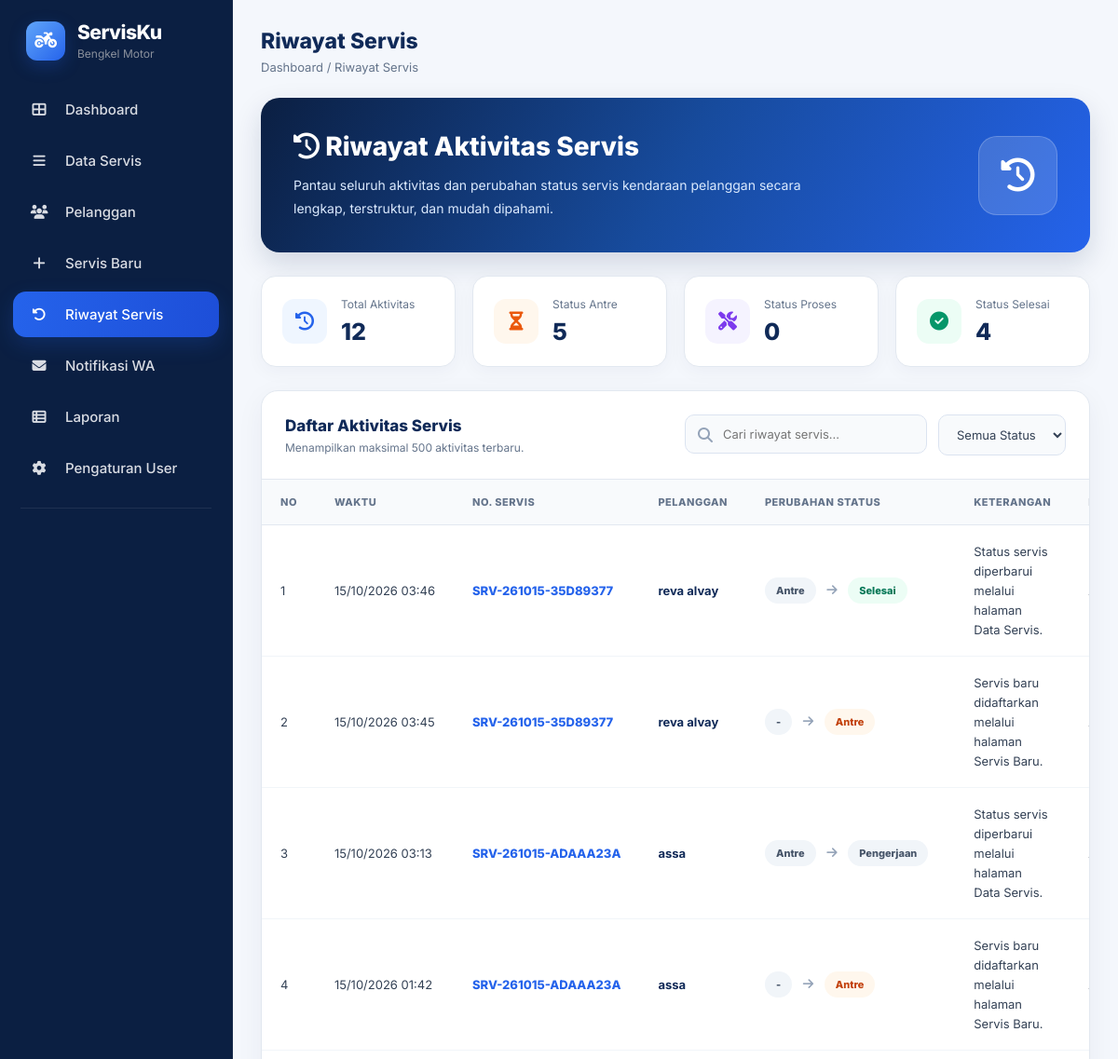
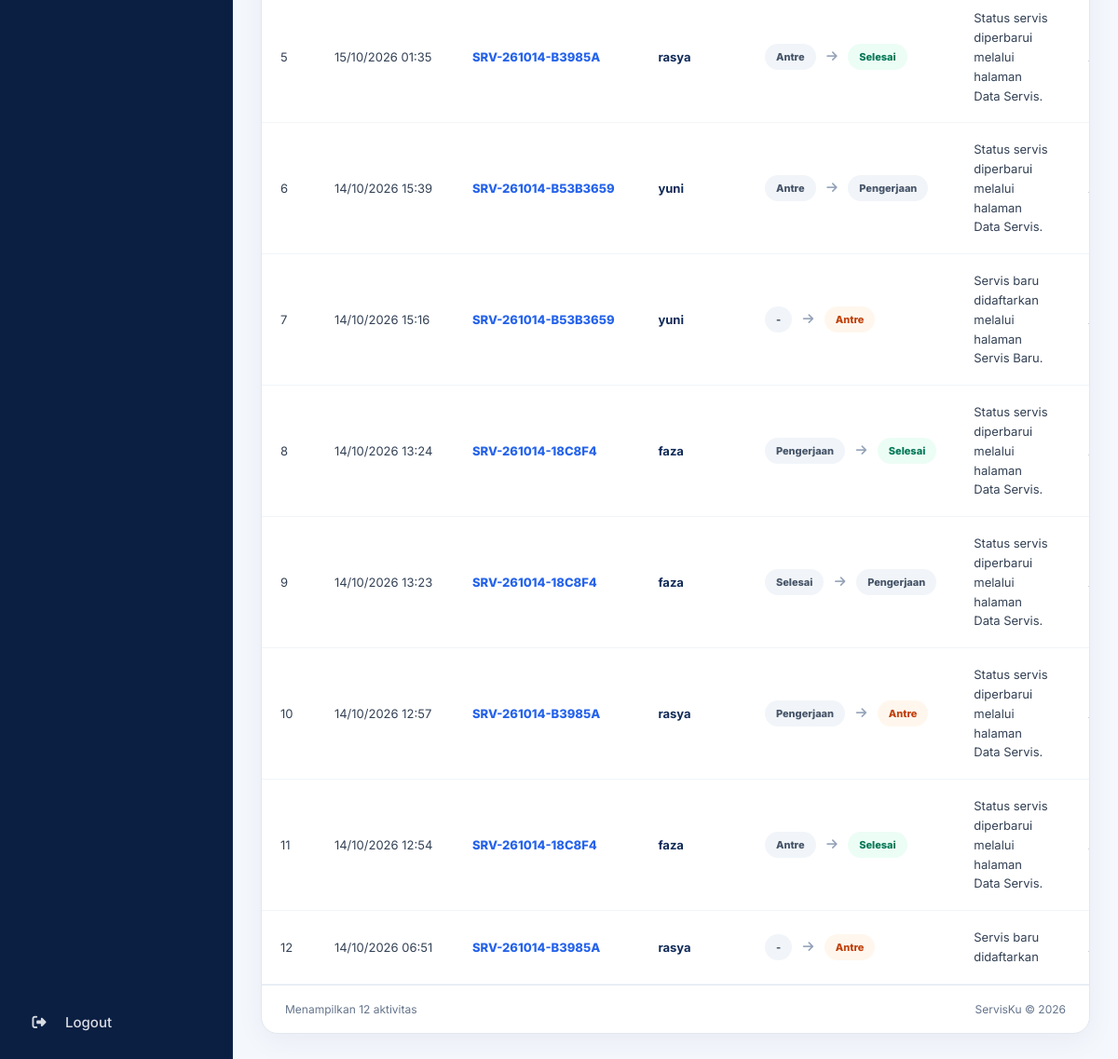
Screenshot of /riwayat_servis.php with the database file from the repository (2 pictures, top to bottom).
### tables this page shows
CREATE TABLE `riwayat_servis` (
  `id` int(11) NOT NULL,
  `id_servis` int(11) NOT NULL,
  `status_sebelumnya` enum('Antre','Pengerjaan','Selesai') DEFAULT NULL,
  `status_baru` enum('Antre','Pengerjaan','Selesai') DEFAULT NULL,
  `estimasi_sebelumnya` datetime DEFAULT NULL,
  `estimasi_baru` datetime DEFAULT NULL,
  `keterangan` text DEFAULT NULL,
  `dibuat_oleh` int(11) DEFAULT NULL,
  `created_at` timestamp NOT NULL DEFAULT current_timestamp()
);

CREATE TABLE `servis` (
  `id` int(11) NOT NULL,
  `nomor_servis` varchar(30) NOT NULL,
  `nama_pelanggan` varchar(100) NOT NULL,
  `telepon` varchar(20) NOT NULL,
  `nomor_polisi` varchar(20) NOT NULL,
  `jenis_motor` varchar(100) NOT NULL,
  `keluhan` text NOT NULL,
  `status` enum('Antre','Pengerjaan','Selesai') NOT NULL DEFAULT 'Antre',
  `estimasi_selesai` datetime DEFAULT NULL,
  `selesai_pada` datetime DEFAULT NULL,
  `catatan_petugas` text DEFAULT NULL,
  `alasan_keterlambatan` text DEFAULT NULL,
  `created_at` timestamp NOT NULL DEFAULT current_timestamp(),
  `updated_at` timestamp NOT NULL DEFAULT current_timestamp() ON UPDATE current_timestamp(),
  `id_pelanggan` int(11) DEFAULT NULL
);

### riwayat_servis.php (the view, shortened to what this page needs)
<?php
$fileKoneksi = [
    __DIR__ . '/includes/koneksi.php',
    __DIR__ . '/koneksi.php',
    __DIR__ . '/config.php',
    __DIR__ . '/config/koneksi.php'
];
$pdo = null;
$koneksiDitemukan = false;
foreach ($fileKoneksi as $file) {
    if (is_file($file)) {
        if (isset($pdo) && $pdo instanceof PDO) {
            $koneksiDitemukan = true;
            break;
        }
    }
}
$errorDatabase = '';
function svEsc($value)
{
    return htmlspecialchars(
        (string) ($value ?? ''),
        ENT_QUOTES,
        'UTF-8'
    );
}
$rows = [];
if ($koneksiDitemukan) {
    try {
        $sql = "
            SELECT
                r.*,
                s.nomor_servis,
                s.nama_pelanggan,
                u.nama AS petugas
            FROM riwayat_servis r
            INNER JOIN servis s
                ON s.id = r.id_servis
            LEFT JOIN users u
                ON u.id = r.dibuat_oleh
            ORDER BY
                r.created_at DESC,
                r.id DESC
            LIMIT 500
        ";
        $stmt = $pdo->prepare($sql);
        $stmt->execute();
        $rows = $stmt->fetchAll(PDO::FETCH_ASSOC);
    } catch (PDOException $e) {
        $errorDatabase = 'Gagal mengambil data riwayat servis. Periksa struktur tabel database.';
    }
}
$totalRiwayat = count($rows);
$totalAntre = 0;
$totalProses = 0;
$totalSelesai = 0;
foreach ($rows as $row) {
    $status = strtolower(trim($row['status_baru'] ?? ''));
    if ($status === 'antre') {
        $totalAntre++;
    }
    if ($status === 'selesai') {
        $totalSelesai++;
    }
}
function svTanggal($tanggal)
{
    $timestamp = strtotime($tanggal);
    return date('d/m/Y H:i', $timestamp);
}
function svStatusClass($status)
{
    $status = strtolower(trim((string) $status));
    switch ($status) {
        case 'antre':
            return 'status-antre';
        case 'selesai':
            return 'status-selesai';
        default:
            return 'status-default';
    }
}
?>
<!DOCTYPE html>
<html lang="id">
<head>
    <link
        rel="stylesheet"
        href="https://cdnjs.cloudflare.com/ajax/libs/font-awesome/6.5.2/css/all.min.css"
    >
</head>
<body>
    <?php require_once __DIR__ . '/includes/sidebar.php'; ?>
    <main class="main-content">
        <div class="page-container">
            <div class="topbar">
                <div class="topbar-left">
                    <div>
                        <h2>Riwayat Servis</h2>
                        <p>Dashboard / Riwayat Servis</p>
                    </div>
                </div>
            </div>
            <div class="hero">
                <div>
                    <h1>
                        <i class="fa-solid fa-clock-rotate-left"></i>
                        Riwayat Aktivitas Servis
                    </h1>
                    <p>
                        Pantau seluruh aktivitas dan perubahan status
                        servis kendaraan pelanggan secara lengkap,
                        terstruktur, dan mudah dipahami.
                    </p>
                </div>
                <div class="hero-icon">
                    <i class="fa-solid fa-clock-rotate-left"></i>
                </div>
            </div>
            <div class="stats-grid">
                <div class="stat-card">
                    <div class="stat-icon stat-blue">
                        <i class="fa-solid fa-clock-rotate-left"></i>
                    </div>
                    <div class="stat-info">
                        <p>Total Aktivitas</p>
                        <h3><?= number_format($totalRiwayat) ?></h3>
                    </div>
                </div>
                <div class="stat-card">
                    <div class="stat-icon stat-orange">
                        <i class="fa-solid fa-hourglass-half"></i>
                    </div>
                    <div class="stat-info">
                        <p>Status Antre</p>
                        <h3><?= number_format($totalAntre) ?></h3>
                    </div>
                </div>
                <div class="stat-card">
                    <div class="stat-icon stat-purple">
                        <i class="fa-solid fa-screwdriver-wrench"></i>
                    </div>
                    <div class="stat-info">
                        <p>Status Proses</p>
                        <h3><?= number_format($totalProses) ?></h3>
                    </div>
                </div>
                <div class="stat-card">
                    <div class="stat-icon stat-green">
                        <i class="fa-solid fa-circle-check"></i>
                    </div>
                    <div class="stat-info">
                        <p>Status Selesai</p>
                        <h3><?= number_format($totalSelesai) ?></h3>
                    </div>
                </div>
            </div>
            <div class="card">
                <div class="card-header">
                    <div>
                        <h3>Daftar Aktivitas Servis</h3>
                        <p>Menampilkan maksimal 500 aktivitas terbaru.</p>
                    </div>
                    <div class="filter-box">
                        <div class="search-box">
                            <i class="fa-solid fa-magnifying-glass"></i>
                            <input
                                type="text"
                                id="searchRiwayat"
                                placeholder="Cari riwayat servis..."
                                aria-label="Cari riwayat servis"
                            >
                        </div>
                        <select id="filterStatus" aria-label="Filter status">
                            <option value="">Semua Status</option>
                        </select>
                    </div>
                </div>
                <?php if ($errorDatabase !== ''): ?>
                    <div class="empty-state">
                        <i class="fa-solid fa-triangle-exclamation"></i>
                        <h3>Terjadi Kesalahan</h3>
                        <p><?= svEsc($errorDatabase) ?></p>
                    </div>
                <?php else: ?>
                    <div class="table-wrapper">
                        <table id="tabelRiwayat">
                            <thead>
                                <tr>
                                    <th>No</th>
                                    <th>Waktu</th>
                                    <th>No. Servis</th>
                                    <th>Pelanggan</th>
                                    <th>Perubahan Status</th>
                                    <th>Keterangan</th>
                                    <th>Petugas</th>
                                </tr>
                            </thead>
                            <tbody>
                                <?php foreach ($rows as $index => $r): ?>
                                    <?php
                                        $statusBaru = $r['status_baru'] ?? '-';
                                        $statusLama = $r['status_sebelumnya'] ?? '-';
                                        $classStatus = svStatusClass($statusBaru);
                                    ?>
                                    <tr
                                        class="riwayat-row"
                                        data-status="<?= svEsc(strtolower(trim($statusBaru))) ?>"
                                    >
                                        <td>
                                            <?= $index + 1 ?>
                                        </td>
                                        <td>
                                            <?= svEsc(svTanggal($r['created_at'] ?? null)) ?>
                                        </td>
                                        <td>
                                            <span class="nomor-servis">
                                                <?= svEsc($r['nomor_servis'] ?? '-') ?>
                                            </span>
                                        </td>
                                        <td>
                                            <span class="nama-pelanggan">
                                                <?= svEsc($r['nama_pelanggan'] ?? '-') ?>
                                            </span>
                                        </td>
                                        <td>
                                            <span class="status-badge status-default">
                                                <?= svEsc($statusLama) ?>
                                            </span>
                                            <i class="fa-solid fa-arrow-right"
                                               style="margin:0 8px;color:#94a3b8;"></i>
                                            <span class="status-badge <?= svEsc($classStatus) ?>">
                                                <?= svEsc($statusBaru) ?>
                                            </span>
                                        </td>
                                        <td class="keterangan">
                                            <?= svEsc($r['keterangan'] ?? '-') ?>
                                        </td>
                                        <td>
                                        </td>
                                    </tr>
                                <?php endforeach; ?>
                            </tbody>
                        </table>
                    </div>
                    <div class="table-footer">
                        <span id="jumlahData">
                            Menampilkan <?= count($rows) ?> aktivitas
                        </span>
                        <span>
                            ServisKu © <?= date('Y') ?>
                        </span>
                    </div>
                <?php endif; ?>
            </div>
        </div>
    </main>
</body>
</html>

### riwayat_servis.php (style rules this page uses)
* { box-sizing: border-box; }
body { margin: 0; padding: 0; font-family: 'Inter', Arial, sans-serif; background: #f4f7fc; color: #1e293b; }
.main-content { margin-left: 250px; padding: 30px; min-height: 100vh; }
.page-container { max-width: 1400px; margin: 0 auto; }
.topbar { display: flex; justify-content: space-between; align-items: center; gap: 20px; margin-bottom: 25px; }
.topbar-left { display: flex; align-items: center; gap: 15px; }
.topbar h2 { margin: 0; font-size: 23px; font-weight: 800; color: #102a58; }
.topbar p { margin: 6px 0 0; font-size: 13px; color: #64748b; }
.hero { display: flex; align-items: center; justify-content: space-between; gap: 20px; padding: 35px; margin-bottom: 25px; background: linear-gradient( 120deg, #0b1f42, #174b9d, #2563eb ); border-radius: 20px; color: white; box-shadow: 0 12px 30px rgba(15, 35, 75, .15); }
.hero h1 { margin: 0 0 12px; color: white; font-size: 28px; font-weight: 800; }
.hero p { max-width: 600px; margin: 0; color: #dbeafe; font-size: 14px; line-height: 1.8; }
.hero-icon { display: flex; align-items: center; justify-content: center; flex-shrink: 0; width: 85px; height: 85px; background: rgba(255, 255, 255, .15); border: 1px solid rgba(255, 255, 255, .2); border-radius: 20px; font-size: 36px; }
.stats-grid { display: grid; grid-template-columns: repeat(4, minmax(0, 1fr)); gap: 18px; margin-bottom: 25px; }
.stat-card { display: flex; align-items: center; gap: 15px; padding: 22px; background: white; border: 1px solid #e2e8f0; border-radius: 16px; box-shadow: 0 5px 20px rgba(15, 35, 75, .04); }
.stat-icon { display: flex; align-items: center; justify-content: center; flex-shrink: 0; width: 48px; height: 48px; border-radius: 13px; font-size: 20px; }
.stat-blue { background: #eff6ff; color: #2563eb; }
.stat-orange { background: #fff7ed; color: #ea580c; }
.stat-purple { background: #f5f3ff; color: #7c3aed; }
.stat-green { background: #ecfdf5; color: #059669; }
.stat-info p { margin: 0 0 7px; font-size: 12px; color: #64748b; }
.stat-info h3 { margin: 0; font-size: 25px; font-weight: 800; color: #102a58; }
.card { background: white; border: 1px solid #e2e8f0; border-radius: 18px; overflow: hidden; box-shadow: 0 8px 30px rgba(15, 35, 75, .05); }
.card-header { display: flex; justify-content: space-between; align-items: center; flex-wrap: wrap; gap: 15px; padding: 25px; border-bottom: 1px solid #e2e8f0; }
.card-header h3 { margin: 0 0 6px; font-size: 17px; font-weight: 800; color: #102a58; }
.card-header p { margin: 0; font-size: 12px; color: #64748b; }
.filter-box { display: flex; gap: 12px; flex-wrap: wrap; }
.search-box { position: relative; }
.search-box i { position: absolute; left: 14px; top: 50%; transform: translateY(-50%); color: #94a3b8; }
.search-box input { width: 260px; padding: 12px 15px 12px 40px; border: 1px solid #dbe3f0; border-radius: 10px; background: #f8fafc; font-family: inherit; font-size: 13px; outline: none; }
.filter-box select { padding: 12px 15px; border: 1px solid #dbe3f0; border-radius: 10px; background: #f8fafc; color: #334155; font-family: inherit; font-size: 13px; outline: none; }
.table-wrapper { width: 100%; overflow-x: auto; }
table { width: 100%; border-collapse: collapse; white-space: nowrap; }
thead { background: #f8fafc; }
th { padding: 17px 20px; text-align: left; color: #64748b; font-size: 11px; font-weight: 800; text-transform: uppercase; letter-spacing: .5px; border-bottom: 1px solid #e2e8f0; }
td { padding: 18px 20px; color: #334155; font-size: 13px; border-bottom: 1px solid #f1f5f9; }
tbody tr { transition: background .2s; }
.nomor-servis { color: #2563eb; font-weight: 800; }
.nama-pelanggan { font-weight: 700; color: #102a58; }
.keterangan { max-width: 300px; white-space: normal; line-height: 1.6; }
.status-badge { display: inline-flex; align-items: center; justify-content: center; padding: 7px 12px; border-radius: 30px; font-size: 11px; font-weight: 800; }
.status-antre { background: #fff7ed; color: #c2410c; }
.status-selesai { background: #ecfdf5; color: #047857; }
.status-default { background: #f1f5f9; color: #475569; }
.table-footer { display: flex; align-items: center; justify-content: space-between; gap: 12px; padding: 18px 25px; border-top: 1px solid #e2e8f0; color: #64748b; font-size: 12px; }

### sidebar.php (style rules this page uses)
:root { --sidebar-width: 250px; --sb-bg: #0b1f42; --sb-text: #d9dce3; --sb-orange: #2563eb; }
* { box-sizing: border-box; }

### rows the page displays
riwayat_servis: created_at "15/10/2026 03:46", id_servis.nomor_servis "SRV-261015-35D89377", id_servis.nama_pelanggan "reva alvay", status_sebelumnya "Antre", status_baru "Selesai", keterangan "Status servis diperbarui melalui halaman Data Servis."
riwayat_servis: created_at "15/10/2026 03:45", id_servis.nomor_servis "SRV-261015-35D89377", id_servis.nama_pelanggan "reva alvay", status_sebelumnya "-", status_baru "Antre", keterangan "Servis baru didaftarkan melalui halaman Servis Baru."
riwayat_servis: created_at "15/10/2026 03:13", id_servis.nomor_servis "SRV-261015-ADAAA23A", id_servis.nama_pelanggan "assa", status_sebelumnya "Antre", status_baru "Pengerjaan", keterangan "Status servis diperbarui melalui halaman Data Servis."
riwayat_servis: created_at "15/10/2026 01:42", id_servis.nomor_servis "SRV-261015-ADAAA23A", id_servis.nama_pelanggan "assa", status_sebelumnya "-", status_baru "Antre", keterangan "Servis baru didaftarkan melalui halaman Servis Baru."
riwayat_servis: created_at "15/10/2026 01:35", id_servis.nomor_servis "SRV-261014-B3985A", id_servis.nama_pelanggan "rasya", status_sebelumnya "Antre", status_baru "Selesai", keterangan "Status servis diperbarui melalui halaman Data Servis."
riwayat_servis: created_at "14/10/2026 15:39", id_servis.nomor_servis "SRV-261014-B53B3659", id_servis.nama_pelanggan "yuni", status_sebelumnya "Antre", status_baru "Pengerjaan", keterangan "Status servis diperbarui melalui halaman Data Servis."
riwayat_servis: created_at "14/10/2026 15:16", id_servis.nomor_servis "SRV-261014-B53B3659", id_servis.nama_pelanggan "yuni", status_sebelumnya "-", status_baru "Antre", keterangan "Servis baru didaftarkan melalui halaman Servis Baru."
riwayat_servis: created_at "14/10/2026 13:24", id_servis.nomor_servis "SRV-261014-18C8F4", id_servis.nama_pelanggan "faza", status_sebelumnya "Pengerjaan", status_baru "Selesai", keterangan "Status servis diperbarui melalui halaman Data Servis."
riwayat_servis: created_at "14/10/2026 13:23", id_servis.nomor_servis "SRV-261014-18C8F4", id_servis.nama_pelanggan "faza", status_sebelumnya "Selesai", status_baru "Pengerjaan", keterangan "Status servis diperbarui melalui halaman Data Servis."
riwayat_servis: created_at "14/10/2026 12:57", id_servis.nomor_servis "SRV-261014-B3985A", id_servis.nama_pelanggan "rasya", status_sebelumnya "Pengerjaan", status_baru "Antre", keterangan "Status servis diperbarui melalui halaman Data Servis."
riwayat_servis: created_at "14/10/2026 12:54", id_servis.nomor_servis "SRV-261014-18C8F4", id_servis.nama_pelanggan "faza", status_sebelumnya "Antre", status_baru "Selesai", keterangan "Status servis diperbarui melalui halaman Data Servis."
riwayat_servis: created_at "14/10/2026 06:51", id_servis.nomor_servis "SRV-261014-B3985A", id_servis.nama_pelanggan "rasya", status_sebelumnya "-", status_baru "Antre", keterangan "Servis baru didaftarkan"

### other values shown
$menu['label'] "Dashboard"
$menu['label'] "Data Servis"
$menu['label'] "Pelanggan"
$menu['label'] "Servis Baru"
$menu['label'] "Riwayat Servis"
$menu['label'] "Notifikasi WA"
$menu['label'] "Laporan"
$menu['label'] "Pengaturan User"
$totalRiwayat "12"
$totalAntre "5"
$totalProses "0"
$totalSelesai "4"
count($rows) "12"
